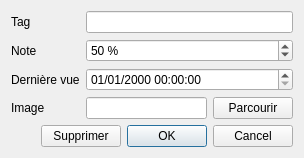
<?xml version="1.0" encoding="UTF-8"?>
<ui version="4.0">
 <class>favoriteWindow</class>
 <widget class="QDialog" name="favoriteWindow">
  <property name="geometry">
   <rect>
    <x>0</x>
    <y>0</y>
    <width>304</width>
    <height>152</height>
   </rect>
  </property>
  <property name="sizePolicy">
   <sizepolicy hsizetype="Fixed" vsizetype="Fixed">
    <horstretch>0</horstretch>
    <verstretch>0</verstretch>
   </sizepolicy>
  </property>
  <property name="windowTitle">
   <string>Grabber - Modifier un favori</string>
  </property>
  <property name="windowIcon">
   <iconset resource="../resources.qrc">
    <normaloff>:/images/icon.ico</normaloff>:/images/icon.ico</iconset>
  </property>
  <layout class="QVBoxLayout" name="verticalLayout">
   <item>
    <layout class="QFormLayout" name="formLayout_2">
     <property name="fieldGrowthPolicy">
      <enum>QFormLayout::AllNonFixedFieldsGrow</enum>
     </property>
     <item row="0" column="0">
      <widget class="QLabel" name="tagLabel">
       <property name="whatsThis">
        <string>Le tag correspond au favori. Il n'est pas souvent utile de le modifier.</string>
       </property>
       <property name="text">
        <string>Tag</string>
       </property>
      </widget>
     </item>
     <item row="0" column="1">
      <widget class="QLineEdit" name="tagLineEdit"/>
     </item>
     <item row="1" column="0">
      <widget class="QLabel" name="noteLabel">
       <property name="whatsThis">
        <string>De 0 à 100, la note peut servir à ordonner les favoris par ordre de préférence.</string>
       </property>
       <property name="text">
        <string>Note</string>
       </property>
      </widget>
     </item>
     <item row="1" column="1">
      <widget class="QSpinBox" name="noteSpinBox">
       <property name="suffix">
        <string> %</string>
       </property>
       <property name="maximum">
        <number>100</number>
       </property>
       <property name="value">
        <number>50</number>
       </property>
      </widget>
     </item>
     <item row="2" column="0">
      <widget class="QLabel" name="lastViewedLabel">
       <property name="whatsThis">
        <string>Dernière fois que vous avez cliqué sur &quot;Marquer comme vu&quot;.</string>
       </property>
       <property name="text">
        <string>Dernière vue</string>
       </property>
      </widget>
     </item>
     <item row="2" column="1">
      <widget class="QDateTimeEdit" name="lastViewedDateTimeEdit">
       <property name="displayFormat">
        <string>dd/MM/yyyy HH:mm:ss</string>
       </property>
      </widget>
     </item>
     <item row="3" column="0">
      <widget class="QLabel" name="imageLabel">
       <property name="whatsThis">
        <string>Image dont l'icone sera affichée dans la liste des favoris.</string>
       </property>
       <property name="text">
        <string>Image</string>
       </property>
      </widget>
     </item>
     <item row="3" column="1">
      <layout class="QHBoxLayout" name="horizontalLayout" stretch="1,0">
       <item>
        <widget class="QLineEdit" name="imageLineEdit">
         <property name="sizePolicy">
          <sizepolicy hsizetype="Expanding" vsizetype="Fixed">
           <horstretch>0</horstretch>
           <verstretch>0</verstretch>
          </sizepolicy>
         </property>
         <property name="readOnly">
          <bool>false</bool>
         </property>
        </widget>
       </item>
       <item>
        <widget class="QPushButton" name="openButton">
         <property name="text">
          <string>Parcourir</string>
         </property>
        </widget>
       </item>
      </layout>
     </item>
    </layout>
   </item>
   <item>
    <layout class="QHBoxLayout" name="horizontalLayout_2">
     <item>
      <spacer name="horizontalSpacer">
       <property name="orientation">
        <enum>Qt::Horizontal</enum>
       </property>
       <property name="sizeHint" stdset="0">
        <size>
         <width>40</width>
         <height>20</height>
        </size>
       </property>
      </spacer>
     </item>
     <item>
      <widget class="QPushButton" name="buttonRemove">
       <property name="text">
        <string>Supprimer</string>
       </property>
      </widget>
     </item>
     <item>
      <widget class="QDialogButtonBox" name="buttonBox">
       <property name="orientation">
        <enum>Qt::Horizontal</enum>
       </property>
       <property name="standardButtons">
        <set>QDialogButtonBox::Cancel|QDialogButtonBox::Ok</set>
       </property>
      </widget>
     </item>
    </layout>
   </item>
  </layout>
 </widget>
 <resources>
  <include location="../resources.qrc"/>
 </resources>
 <connections>
  <connection>
   <sender>buttonBox</sender>
   <signal>accepted()</signal>
   <receiver>favoriteWindow</receiver>
   <slot>accept()</slot>
   <hints>
    <hint type="sourcelabel">
     <x>293</x>
     <y>141</y>
    </hint>
    <hint type="destinationlabel">
     <x>157</x>
     <y>274</y>
    </hint>
   </hints>
  </connection>
  <connection>
   <sender>buttonBox</sender>
   <signal>rejected()</signal>
   <receiver>favoriteWindow</receiver>
   <slot>reject()</slot>
   <hints>
    <hint type="sourcelabel">
     <x>293</x>
     <y>141</y>
    </hint>
    <hint type="destinationlabel">
     <x>286</x>
     <y>274</y>
    </hint>
   </hints>
  </connection>
 </connections>
 <slots>
  <slot>removeFavorite()</slot>
 </slots>
</ui>
